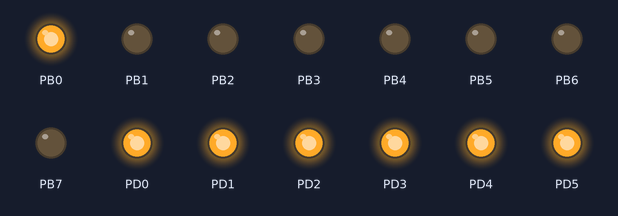
Simulated run of this program. Board: ATmega328P, built with avr-gcc and emulated at 16 MHz (the files do not name the chip). On the bench: output pins drawn as LEDs (lit = HIGH).

Above: at 0.1 s.
Timing chart, 0 to 1.6 s (numbered marks = the images above):
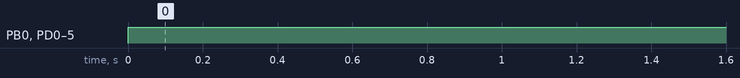

Measured:
- by itself, PB0, PD0–5: LOW → HIGH at 0.00 s

The program:

main.c
```c
#define F_CPU 16000000UL //16MHz

#include <util/delay.h>
#include <avr/interrupt.h>
#include "io.h"

volatile uint8_t  i;

void	exceptional_port_set(uint8_t x)
{
	PORTD = x | (1 << 2);
	if (x & (1 << 2))
	{
		set_pin(8, 1);
	}
	else
	{
		set_pin(8, 0);
	}
}

ISR (INT0_vect)
{
	++i;
}

int main(void)
{
	DDRD = 0xff;
	DDRB = 0xff;

	set_port_pin(&PORTD, 2, 1); //pull-up

	EICRA |= (1 << ISC01); //set trigger
	EIMSK |= (1 << INT0);  //set int pin

	sei();	//enable interrupts

	while (1)
	{
		exceptional_port_set(i - 1);
	}
	return (0);
}
```

io.h
```c
#ifndef IO_H
# define IO_H
# include <avr/io.h>
# include <inttypes.h>
# include <stdbool.h>

#define LOW 0
#define HIGH 1

#define	read_port_pin(port, pin_index) ((bool)((port) & (1<<(pin_index))))
inline void	set_port_pin(volatile uint8_t *port, uint8_t pin_index, bool pin_val);
inline void	set_pin(uint8_t pin, bool val);
#endif
```

io.c
```c
#include "io.h"

inline void	set_port_pin(volatile uint8_t *port, uint8_t pin_index, bool pin_val)
{
	if (pin_val)
		*port |= 1<<pin_index;
	else
		*port &= ~(1<<pin_index);
}

inline void	set_pin(uint8_t pin, bool val)
{
	if ((0 <= pin) && (pin <= 7))
		set_port_pin(&PORTD, pin, val);
	else if ((8 <= pin) && (pin <= 13))
		set_port_pin(&PORTB, pin - 8, val);
}
```
